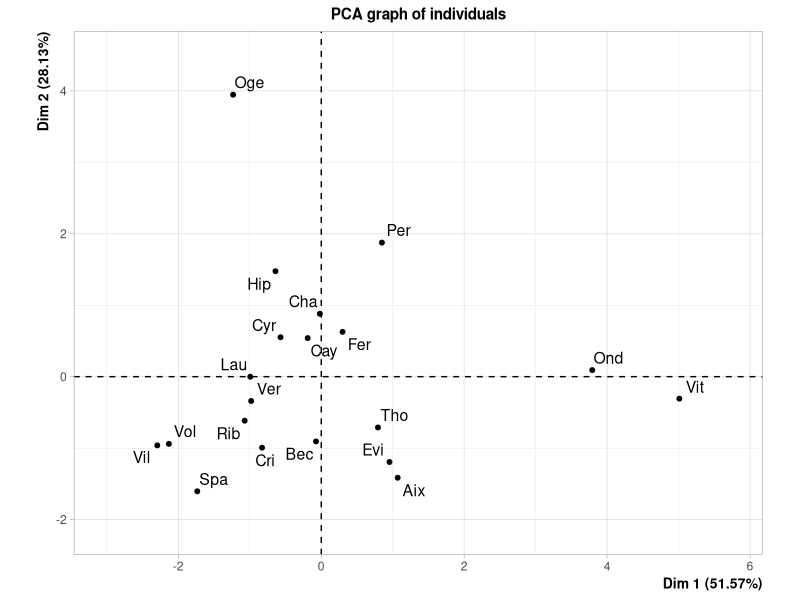
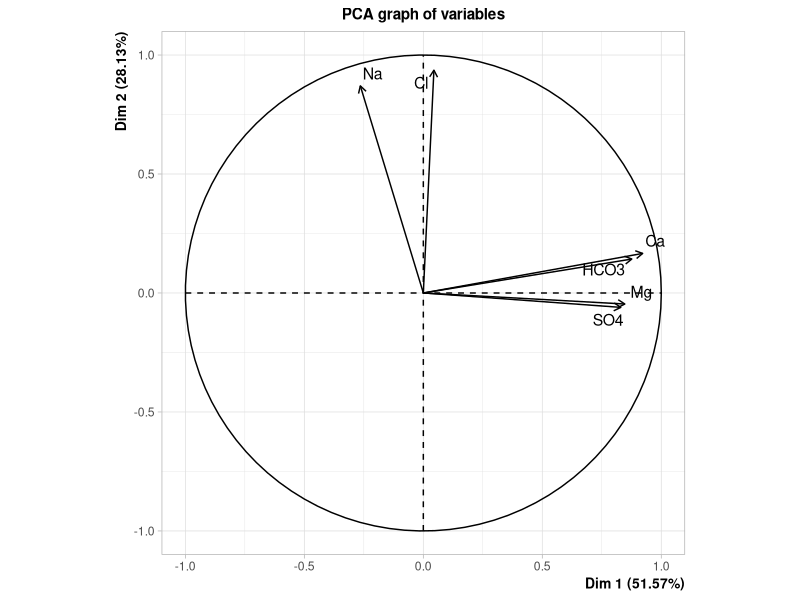
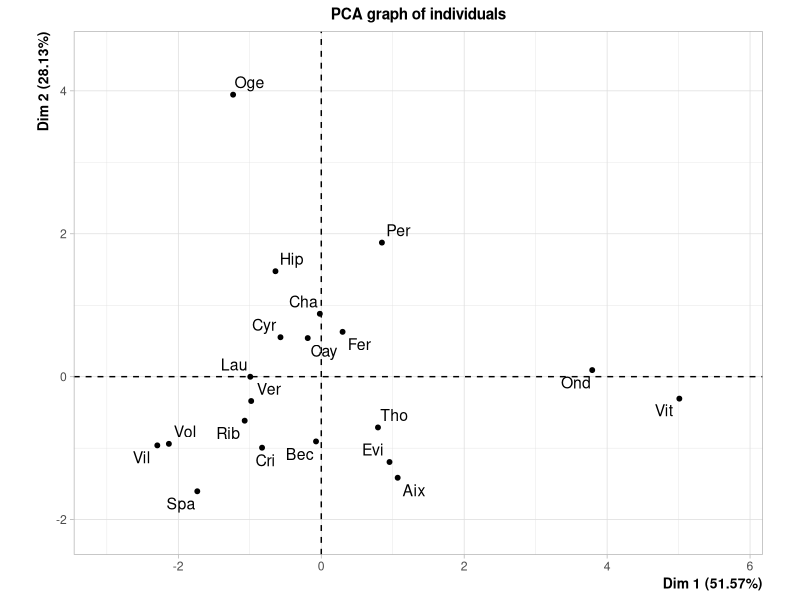
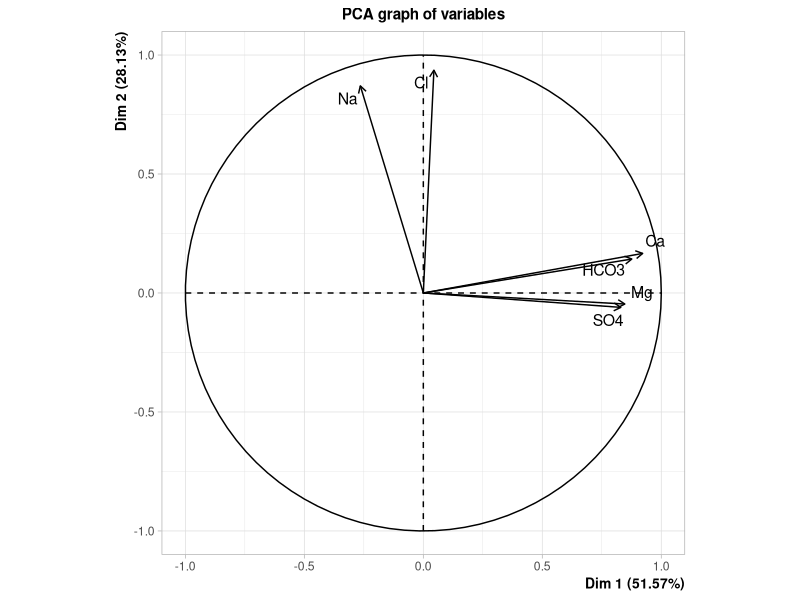

These charts were generated, in order, by the following R code:
##### Evaluation 02 : ACP et ACM #####
library(FactoMineR)

setwd("C:\\Users\\amine\\OneDrive\\Bureau\\EcomStat\\Labo\\Evaluation02\\datasets")

#Eaux minérales
donnees <- read.table("Eaux1.txt", sep="\t", header=TRUE, row.names=7)

resultat_acp <- PCA(donnees)

resultat_acp$eig

plot(resultat_acp, choix="ind")

plot(resultat_acp, choix="var")

summary(resultat_acp)


#Etude de maïs
